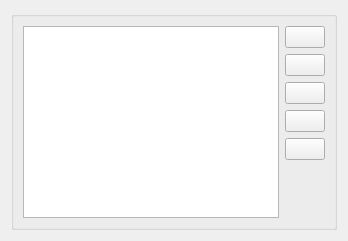
<?xml version="1.0" encoding="UTF-8"?>
<ui version="4.0">
 <class>PathListConfigWidget</class>
 <widget class="QWidget" name="PathListConfigWidget">
  <property name="windowTitle">
   <string>Form</string>
  </property>
  <layout class="QGridLayout" name="gridLayout">
   <item row="0" column="0">
    <widget class="QGroupBox" name="groupBox">
     <property name="title">
      <string/>
     </property>
     <layout class="QGridLayout" name="gridLayout_3">
      <item row="0" column="0">
       <widget class="KListWidget" name="pathsList">
        <property name="toolTip">
         <string>List of directories to lookup header files</string>
        </property>
       </widget>
      </item>
      <item row="0" column="1">
       <layout class="QVBoxLayout" name="vl">
        <item>
         <widget class="KPushButton" name="addButton">
          <property name="toolTip">
           <string>Select directory to be added to the list</string>
          </property>
          <property name="text">
           <string/>
          </property>
          <property name="icon">
           <iconset theme="list-add"/>
          </property>
         </widget>
        </item>
        <item>
         <widget class="KPushButton" name="delButton">
          <property name="toolTip">
           <string>Remove selected directory from the list</string>
          </property>
          <property name="text">
           <string/>
          </property>
          <property name="icon">
           <iconset theme="list-remove"/>
          </property>
         </widget>
        </item>
        <item>
         <widget class="KPushButton" name="moveUpButton">
          <property name="toolTip">
           <string>Move selected directory up</string>
          </property>
          <property name="text">
           <string/>
          </property>
          <property name="icon">
           <iconset theme="arrow-up"/>
          </property>
         </widget>
        </item>
        <item>
         <widget class="KPushButton" name="moveDownButton">
          <property name="toolTip">
           <string>Move selected directory down</string>
          </property>
          <property name="text">
           <string/>
          </property>
          <property name="icon">
           <iconset theme="arrow-down"/>
          </property>
         </widget>
        </item>
        <item>
         <widget class="KPushButton" name="clearButton">
          <property name="toolTip">
           <string>Clear directories list</string>
          </property>
          <property name="text">
           <string/>
          </property>
          <property name="icon">
           <iconset theme="edit-clear-list"/>
          </property>
         </widget>
        </item>
        <item>
         <spacer name="vs">
          <property name="orientation">
           <enum>Qt::Vertical</enum>
          </property>
          <property name="sizeHint" stdset="0">
           <size>
            <width>0</width>
            <height>0</height>
           </size>
          </property>
         </spacer>
        </item>
       </layout>
      </item>
     </layout>
    </widget>
   </item>
  </layout>
 </widget>
 <customwidgets>
  <customwidget>
   <class>KPushButton</class>
   <extends>QPushButton</extends>
   <header>kpushbutton.h</header>
  </customwidget>
  <customwidget>
   <class>KListWidget</class>
   <extends>QListWidget</extends>
   <header>klistwidget.h</header>
  </customwidget>
 </customwidgets>
 <resources/>
 <connections/>
</ui>
